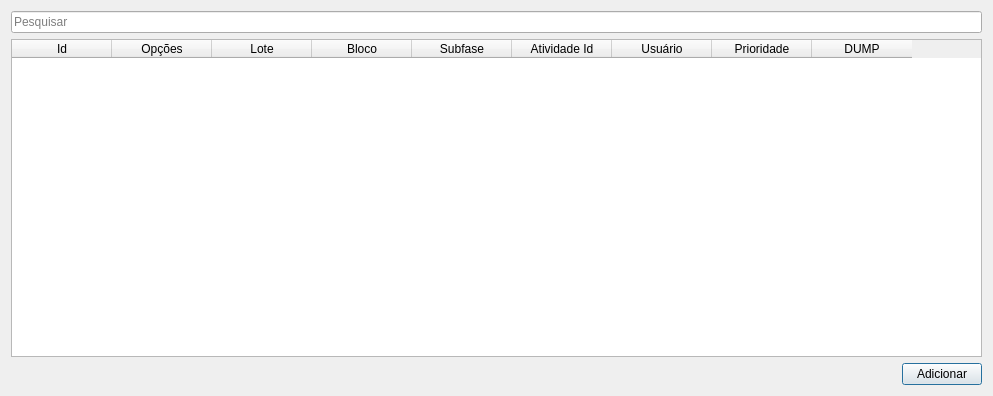
<?xml version="1.0" encoding="UTF-8"?>
<ui version="4.0">
 <class>Dialog</class>
 <widget class="QDialog" name="Dialog">
  <property name="geometry">
   <rect>
    <x>0</x>
    <y>0</y>
    <width>993</width>
    <height>396</height>
   </rect>
  </property>
  <property name="windowTitle">
   <string>Fila Prioritária</string>
  </property>
  <layout class="QGridLayout" name="gridLayout">
   <item row="0" column="0">
    <widget class="QLineEdit" name="searchLe">
     <property name="placeholderText">
      <string>Pesquisar</string>
     </property>
    </widget>
   </item>
   <item row="1" column="0">
    <widget class="QTableWidget" name="tableWidget">
     <column>
      <property name="text">
       <string>Id</string>
      </property>
     </column>
     <column>
      <property name="text">
       <string>Opções</string>
      </property>
     </column>
     <column>
      <property name="text">
       <string>Lote</string>
      </property>
     </column>
     <column>
      <property name="text">
       <string>Bloco</string>
      </property>
     </column>
     <column>
      <property name="text">
       <string>Subfase</string>
      </property>
     </column>
     <column>
      <property name="text">
       <string>Atividade Id</string>
      </property>
     </column>
     <column>
      <property name="text">
       <string>Usuário</string>
      </property>
     </column>
     <column>
      <property name="text">
       <string>Prioridade</string>
      </property>
     </column>
     <column>
      <property name="text">
       <string>DUMP</string>
      </property>
     </column>
    </widget>
   </item>
   <item row="2" column="0">
    <layout class="QHBoxLayout" name="horizontalLayout">
     <item>
      <spacer name="horizontalSpacer">
       <property name="orientation">
        <enum>Qt::Horizontal</enum>
       </property>
       <property name="sizeHint" stdset="0">
        <size>
         <width>40</width>
         <height>20</height>
        </size>
       </property>
      </spacer>
     </item>
     <item>
      <widget class="QPushButton" name="addFormBtn">
       <property name="text">
        <string>Adicionar</string>
       </property>
      </widget>
     </item>
    </layout>
   </item>
  </layout>
 </widget>
 <resources/>
 <connections/>
</ui>
